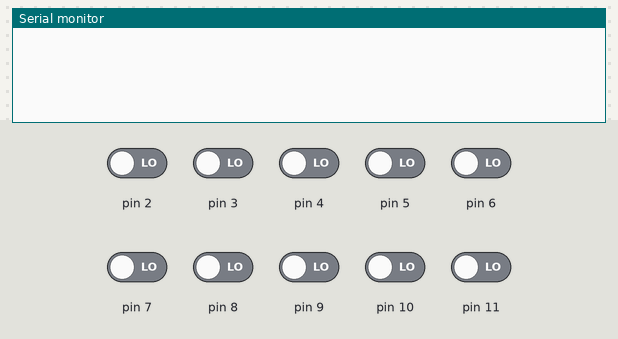
Recording of a sketch running on a simulated Arduino Uno, built with avr-gcc and run on an emulated ATmega328P. On the bench: the last lines printed to the serial monitor. The test bench sets the inputs (shaded band); at power-on: pin 2–11 LOW.

Above: at 1.2 s.
1.3 s: pin 2 driven HIGH
At 1.8 s:
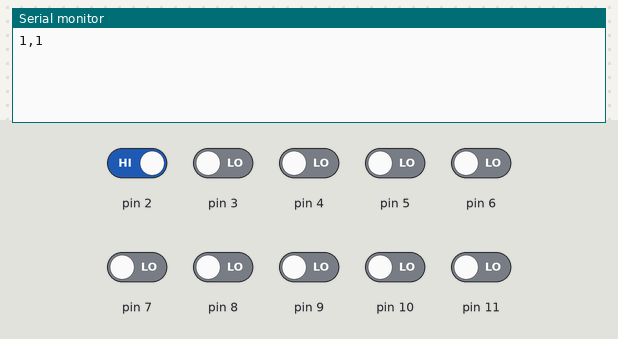
2.8 s: pin 3 driven HIGH
At 4.0 s:
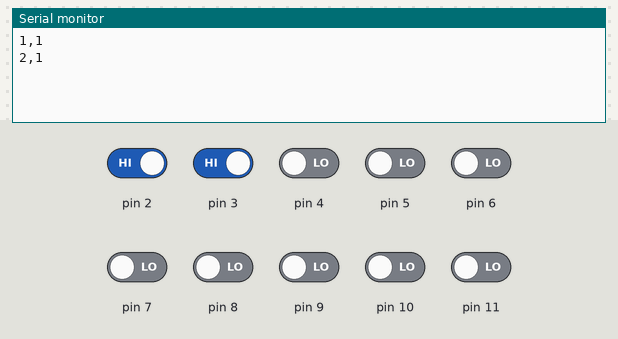
4.3 s: pin 4 driven HIGH
At 5.5 s:
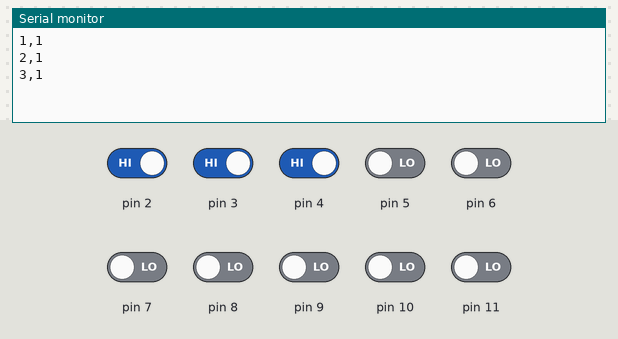
5.8 s: pin 5 driven HIGH
At 7.0 s:
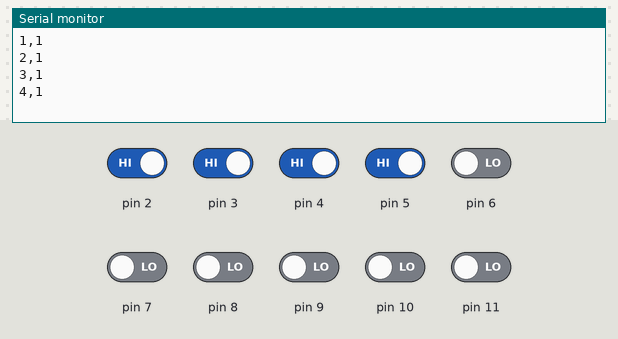
7.3 s: pin 6 driven HIGH
At 8.3 s:
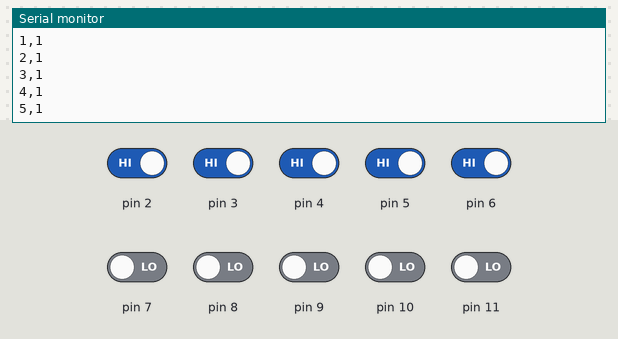
8.8 s: pin 7 driven HIGH
At 9.6 s:
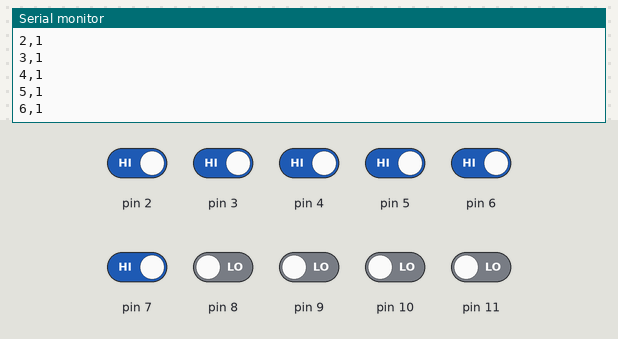
Timing chart, 0 to 11.3 s (numbered marks = the images above; inputs shaded):
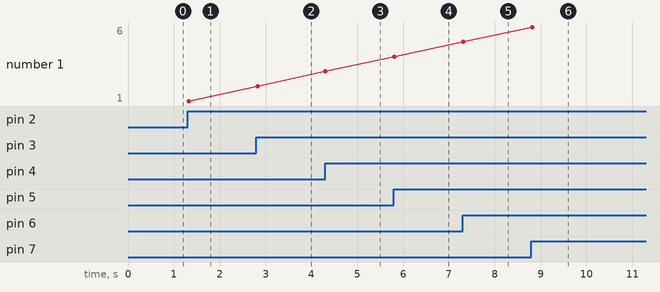

The sketch:

sketch.ino
```cpp
#include <Arduino.h>
#include "SwitchButton.h"

SwitchButton button1(2, 1);
SwitchButton button2(3, 2);
SwitchButton button3(4, 3);
SwitchButton button4(5, 4);
SwitchButton button5(6, 5);
SwitchButton button6(7, 6);
SwitchButton button7(8, 7);
SwitchButton button8(9, 8);
SwitchButton button9(10, 9);
SwitchButton button10(11, 10);

SwitchButton *buttons[10] = {&button1, &button2, &button3, &button4, &button5, &button6, &button7, &button8, &button9,
                             &button10};

void setup() {
    Serial.begin(9600);

    for (const SwitchButton *button: buttons) {
        button->setup();
    }
}

void loop() {
    for (SwitchButton *button: buttons) {
        button->loop();
    }

    if (Serial.available() > 0) {
        String data = Serial.readString();
        data.trim();

        if (data == F("buttons_state")) {
            Serial.print(F("buttons_state:"));

            for (const SwitchButton *b: buttons) {
                Serial.print((String) b->get_button_id() + "," + (String) b->get_button_state() + "/");
            }
        }
    }

    delay(30);
}
```

SwitchButton.cpp
```cpp
//
// Created by Command_maker on 15/08/2023.
//

#include <Arduino.h>

#include "SwitchButton.h"

SwitchButton::SwitchButton(uint8_t pin, uint8_t button_id)
    : m_pin(pin), m_prev_state(0), m_button_id(button_id) {
}

void SwitchButton::setup() const {
    pinMode(m_pin, INPUT);
}

void SwitchButton::loop() {
    uint8_t state = digitalRead(m_pin);

    if (state != m_prev_state) {
        Serial.print(m_button_id);
        Serial.print(',');
        Serial.println(state);
    }

    m_prev_state = state;
}

uint8_t SwitchButton::get_button_id() const { return m_button_id; }

uint8_t SwitchButton::get_button_state() const { return m_prev_state; }
```

SwitchButton.h
```cpp
//
// Created by Command_maker on 15/08/2023.
//

#pragma once

class SwitchButton {
public:
    explicit SwitchButton(uint8_t pin, uint8_t button_id);

    void setup() const;
    void loop();

    uint8_t get_button_id() const;

    uint8_t get_button_state() const;

private:
    uint8_t m_pin;
    uint8_t m_button_id;
    uint8_t m_prev_state;
};
```

Measured:
- after the input at 1.3 s, the serial monitor: prints a new line at once (image 1)
- after the input at 2.8 s, the serial monitor: prints a new line at once (image 2)
- after the input at 4.3 s, the serial monitor: prints a new line at once (image 3)
- after the input at 5.8 s, the serial monitor: prints a new line at once (image 4)
- after the input at 7.3 s, the serial monitor: prints a new line at once (image 5)
- after the input at 8.8 s, the serial monitor: prints a new line at once (image 6)
- plotted number 1: 1 → 2 after the input at 2.8 s, 2 → 3 after the input at 4.3 s, 3 → 4 after the input at 5.8 s, 4 → 5 after the input at 7.3 s, 5 → 6 after the input at 8.8 s
